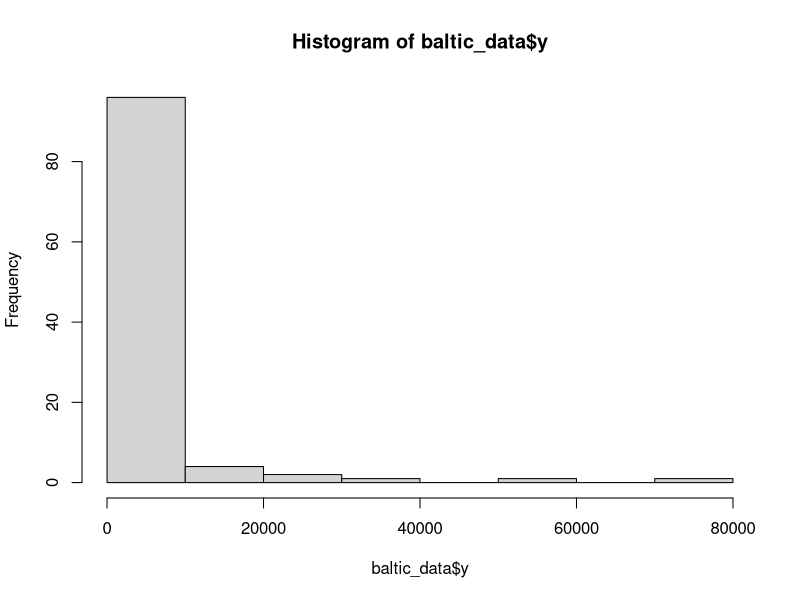
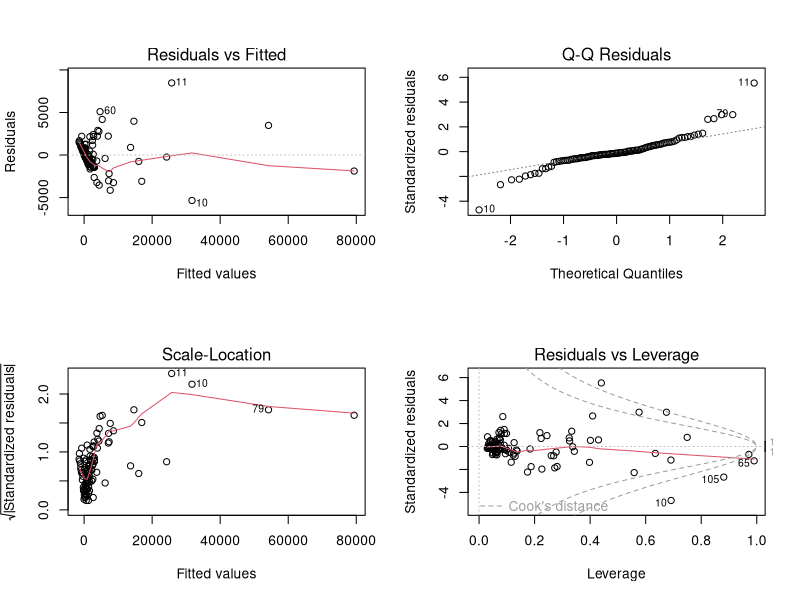
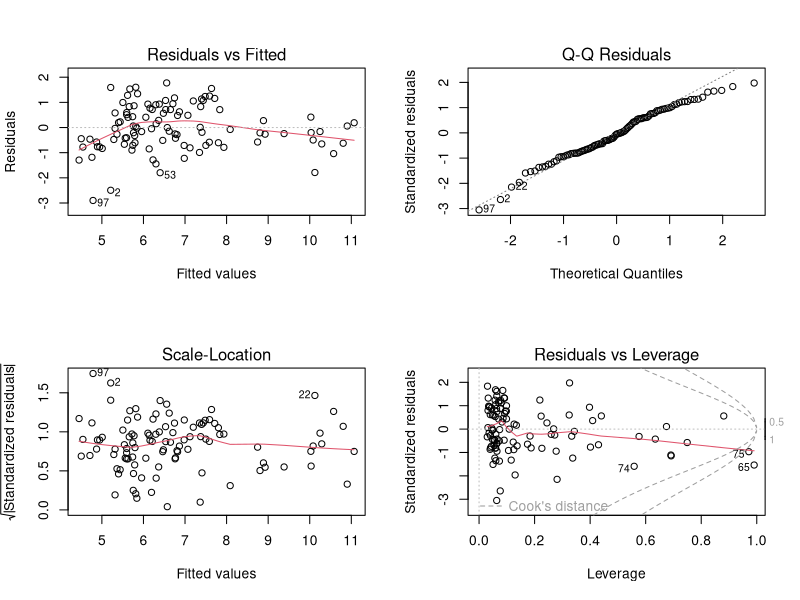
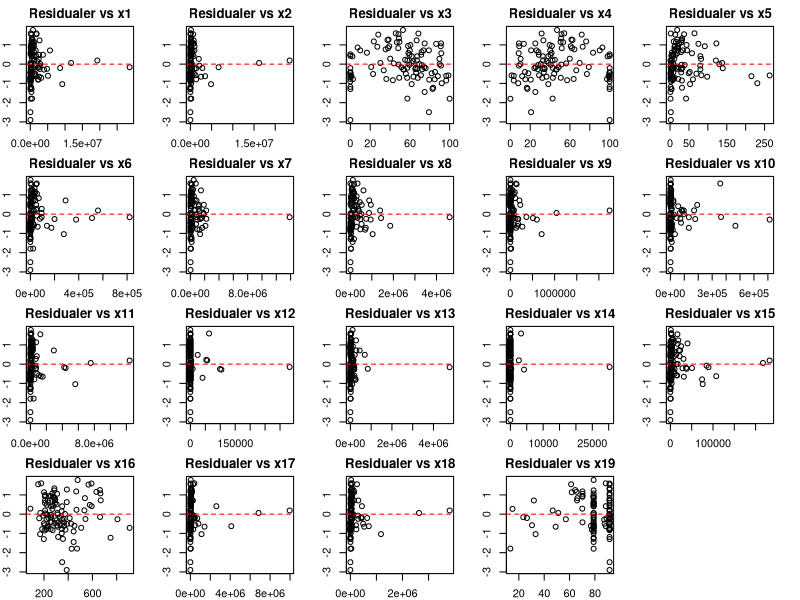
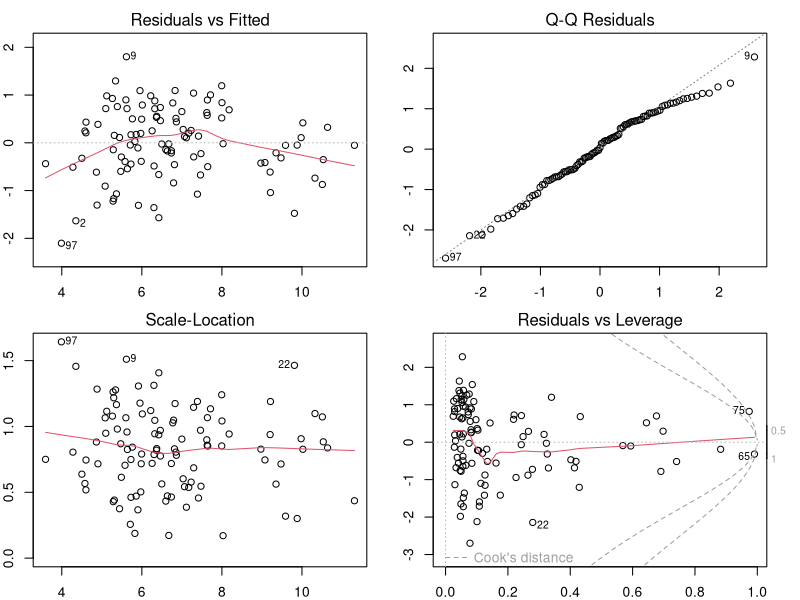
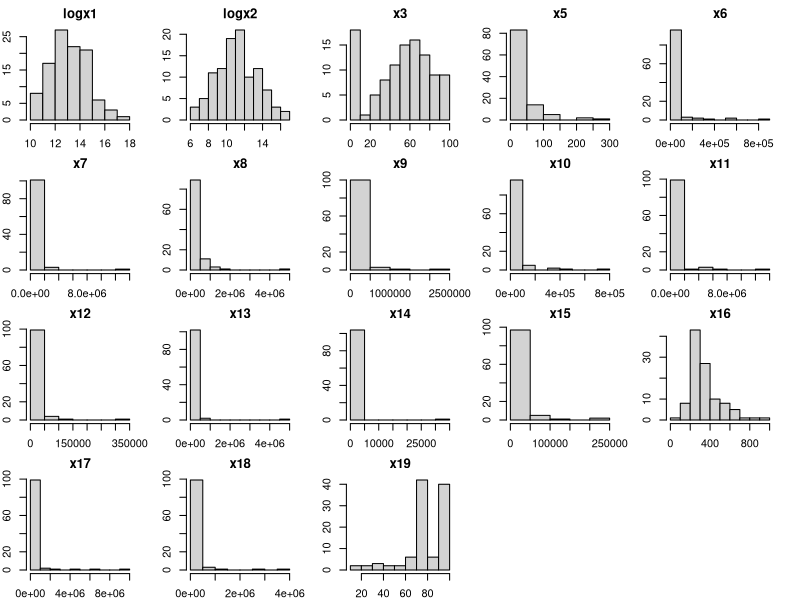
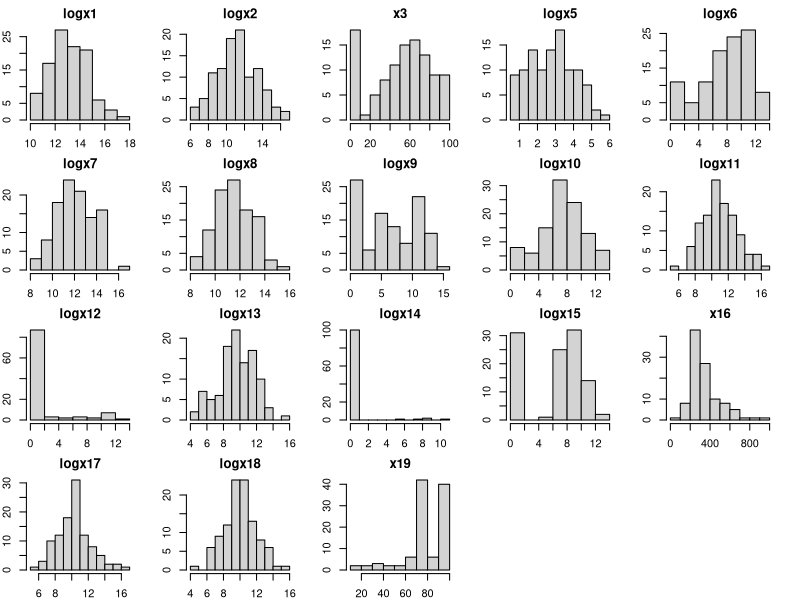
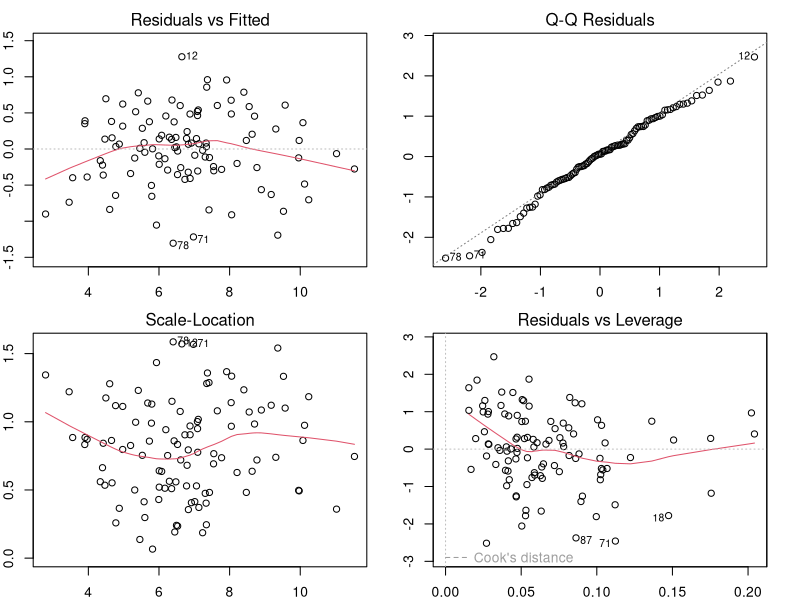

The R source for these figures, in order:
## ---- chunk 1
library("car")
library("lmtest")
baltic_data <- read.csv("baltic_DIN.csv")
str(baltic_data)
## ---- chunk 2
baltic_data$x20 <- as.factor(baltic_data$x20)
baltic_data$x20 <- relevel(baltic_data$x20, ref = "SWEDEN")
## ---- chunk 3
base_model <- lm(y ~ x1 + x2 + x3 + x4 + x5 + x6 + x7 + x8 + x9 + x10 + x11 
                     + x12 + x13 + x14 + x15 + x16 + x17 + x18 + x19 + x20, 
                     data = baltic_data)
## ---- chunk 4
# Tar bort Litauen som med sin enda observation ställer till problem för LOOCV.
baltic_data_no_LITHUANIA <- subset(baltic_data, x20 != "LITHUANIA")
sep <- numeric(nrow(baltic_data_no_LITHUANIA))
 
for (i in 1:nrow(baltic_data_no_LITHUANIA)) {
  # Create the training set by excluding the i-th observation
  train_data <- baltic_data_no_LITHUANIA[-i, ]
  # Create the test set with only the i-th observation
  test_data <- baltic_data_no_LITHUANIA[i, ]
  # Fit a multiple linear regression model on the training data
  model_mult <- lm(y ~ x1 + x2 + x3 + x4 + x5 + x6 + x7 + x8 + x9 + x10 + x11 
                     + x12 + x13 + x14 + x15 + x16 + x17 + x18 + x19 + x20, 
                     data = train_data)
  # Predict the y value for the held-out observation
  predicted_value <- predict(model_mult, newdata = test_data)
  # Calculate and store the squared error
  sep[i] <- (test_data$y - predicted_value)^2
}
# Compute the mean of the squared errors to get the LOOCV-MSEP
loocv_msep <- mean(sep)
# Compute and print the LOOCV-RMSEP
print(sqrt(loocv_msep)) # 4540.632
sd(baltic_data$y)

# Relativt prediktionsfel
rel_pred <- sqrt(loocv_msep) / sd(baltic_data$y)
print(paste("Relativt prediktionsfel:", rel_pred)) # 0.429
## ---- chunk 5
hist(baltic_data$y)
## ---- chunk 6
model <- lm(y ~ x1 + x2 + x3 + x4 + x5 + x6 + x7 + x8 + x9 + x10 + x11 + 
                     x12 + x13 + x14 + x15 + x16 + x17 + x18 + x19, 
                     data = baltic_data)
## ---- chunk 7
par(mfrow = c(2, 2))
plot(model)
## ---- chunk 8
logy_model <- lm(log(y) ~ x1 + x2 + x3 + x4 + x5 + x6 + x7 + x8 + x9 + x10 + x11 
                 + x12 + x13 + x14 + x15 + x16 + x17 + x18 + x19, 
                 data = baltic_data)
## ---- chunk 9
par(mfrow = c(2, 2))
plot(logy_model)
## ---- chunk 10
res <- residuals(logy_model)

par(mfrow = c(4, 5), mar = c(2, 2, 2, 2))
for (var in paste0("x", 1:19)){
  plot(baltic_data[[var]], res,  
       main = paste("Residualer vs", var), 
       xlab = var, ylab = "Residualer")
  abline(h = 0, col = "red", lty = 2)
}
## ---- chunk 11
logy_model_no_x4 <- update(logy_model, .~. - x4)
## ---- chunk 12
baltic_data$logx1 <- log(baltic_data$x1)
logy_model_no_x4_logx1 <- update(logy_model_no_x4, .~. -x1 + logx1)
## ---- chunk 13
par(mfrow = c(2, 2))
plot(logy_model_no_x4_logx1)
## ---- chunk 14
summary(logy_model_no_x4)
summary(logy_model_no_x4_logx1)
AIC(logy_model_no_x4)
AIC(logy_model_no_x4_logx1)
vif(logy_model_no_x4)
vif(logy_model_no_x4_logx1)
## ---- chunk 15
baltic_data$logx2 <- log(baltic_data$x2)
logy_model_no_x4_logx1_x2 <- update(logy_model_no_x4_logx1, .~. - x2 + logx2)
summary(logy_model_no_x4_logx1_x2)
AIC(logy_model_no_x4_logx1_x2)
vif(logy_model_no_x4_logx1_x2)
## ---- chunk 16
vars_to_check <- c("logx1", "logx2", "x3", paste0("x", 5:19))
par(mfrow = c(4, 5), mar = c(2, 2, 2, 2))
for (v in vars_to_check) {
  hist(baltic_data[[v]], main = v, xlab = v)
}

## ---- chunk 17
vars_to_log <- c(paste0("x", 5:15), "x17", "x18")

for (v in vars_to_log) {
  baltic_data[[paste0("log", v)]] <- log1p(baltic_data[[v]])
}
## ---- chunk 18
log_model <- lm(log(y) ~ logx1 + logx2 + x3 + logx5 + logx6 + logx7 + logx8 + logx9 + logx10 + logx11 +
    logx12 + logx13 + logx14 + logx15 + x16 + logx17 + logx18 + x19, data = baltic_data)
## ---- chunk 19
vars_to_check <- c("logx1", "logx2", "x3", paste0("logx", 5:15), "x16", "logx17" 
                   , "logx18", "x19")
par(mfrow = c(4, 5), mar = c(2, 2, 2, 2))
for (v in vars_to_check) {
  hist(baltic_data[[v]], main = v, xlab = v)
}

## ---- chunk 20
summary(log_model)
summary(logy_model_no_x4_logx1_x2)
AIC(log_model)
AIC(logy_model_no_x4_logx1_x2)
vif(log_model)
vif(logy_model_no_x4_logx1_x2)
## ---- chunk 21
baltic_data_no_LITHUANIA <- subset(baltic_data, x20 != "LITHUANIA")
sep <- numeric(nrow(baltic_data_no_LITHUANIA))
 
for (i in 1:nrow(baltic_data_no_LITHUANIA)) {
  # Create the training set by excluding the i-th observation
  train_data <- baltic_data_no_LITHUANIA[-i, ]
  # Create the test set with only the i-th observation
  test_data <- baltic_data_no_LITHUANIA[i, ]
  # Fit a multiple linear regression model on the training data
  model_mult <- lm(log(y) ~ logx1 + logx2 + x3 + logx5 + logx6 + logx7 + 
                     logx8 + logx9 + logx10 + logx11 + logx12 + logx13 + logx14 + 
                     logx15 + x16 + logx17 + logx18 + x19, 
                     data = train_data)
  # Predict the y value for the held-out observation
  predicted_value_logy <- predict(model_mult, newdata = test_data)
  predicted_value <- exp(predicted_value_logy)
  
  # Calculate and store the squared error
  sep[i] <- (test_data$y - predicted_value)^2
}
# Compute the mean of the squared errors to get the LOOCV-MSEP
loocv_msep <- mean(sep)
# Compute and print the LOOCV-RMSEP
print(sqrt(loocv_msep))
sd(baltic_data$y)

# Relativt prediktionsfel
rel_pred <- sqrt(loocv_msep) / sd(baltic_data$y)
print(paste("Relativt prediktionsfel:", rel_pred))
## ---- chunk 22
summary(log_model)
AIC(log_model)
vif(log_model)
## ---- chunk 23
cor(baltic_data[c("logx1", "logx2", "x3", "logx5", "logx6", "logx7", "logx8", 
               "logx9", "logx10", "logx11", "logx12", "logx13", "logx14", 
               "logx15", "x16", "logx17", "logx18", "x19")])
## ---- chunk 24
baltic_data$livestock <- baltic_data$logx17 + baltic_data$logx18
log_model_livestock <- update(log_model, .~. - logx17 - logx18 + livestock)
summary(log_model_livestock)
AIC(log_model_livestock)
vif(log_model_livestock)

## ---- chunk 25
log_model_livestock_no_logx2 <- update(log_model_livestock, .~. - logx2)
summary(log_model_livestock_no_logx2)
AIC(log_model_livestock_no_logx2)
vif(log_model_livestock_no_logx2)
## ---- chunk 26
log_model_livestock_no_logx2_logx6_x15 <- update(log_model_livestock_no_logx2, 
                                                 .~. - logx6 - logx7 - logx8 - logx9
                                                 - logx10 - logx11 - logx12 - logx13
                                                 - logx14 - logx15)
summary(log_model_livestock_no_logx2_logx6_x15)
AIC(log_model_livestock_no_logx2_logx6_x15)
vif(log_model_livestock_no_logx2_logx6_x15)
## ---- chunk 27
par(mfrow = c(2, 2))
plot(log_model_livestock_no_logx2_logx6_x15)
## ---- chunk 28
baltic_data_no_LITHUANIA <- subset(baltic_data, x20 != "LITHUANIA")
sep <- numeric(nrow(baltic_data_no_LITHUANIA))
 
for (i in 1:nrow(baltic_data_no_LITHUANIA)) {
  # Create the training set by excluding the i-th observation
  train_data <- baltic_data_no_LITHUANIA[-i, ]
  # Create the test set with only the i-th observation
  test_data <- baltic_data_no_LITHUANIA[i, ]
  # Fit a multiple linear regression model on the training data
  model_mult <- lm(log(y) ~ logx1 + x3 + logx5 + x16 + x19 + livestock, 
                     data = train_data)
  # Predict the y value for the held-out observation
  predicted_value_logy <- predict(model_mult, newdata = test_data)
  predicted_value <- exp(predicted_value_logy)
  
  # Calculate and store the squared error
  sep[i] <- (test_data$y - predicted_value)^2
}
# Compute the mean of the squared errors to get the LOOCV-MSEP
loocv_msep <- mean(sep)
# Compute and print the LOOCV-RMSEP
print(sqrt(loocv_msep))
sd(baltic_data$y)

# Relativt prediktionsfel
rel_pred <- sqrt(loocv_msep) / sd(baltic_data$y)
print(paste("Relativt prediktionsfel:", rel_pred))
## ---- chunk 29
model2 <- update(log_model_livestock_no_logx2_logx6_x15, .~. + x20)
summary(model2)
AIC(model2)
vif(model2)
## ---- chunk 30
interaction_model <- lm(log(y) ~ (logx1 + x3 + logx5 + x16 + x19 + livestock) * x20,
                        data = baltic_data)

anova(model2, interaction_model)
summary(interaction_model)
